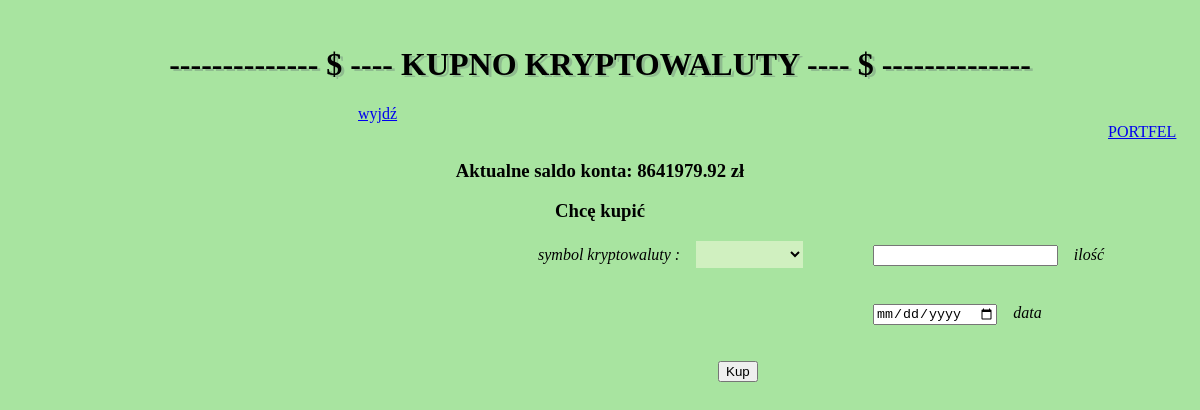
/coin_purchase, run on an earlier commit of the app's database.
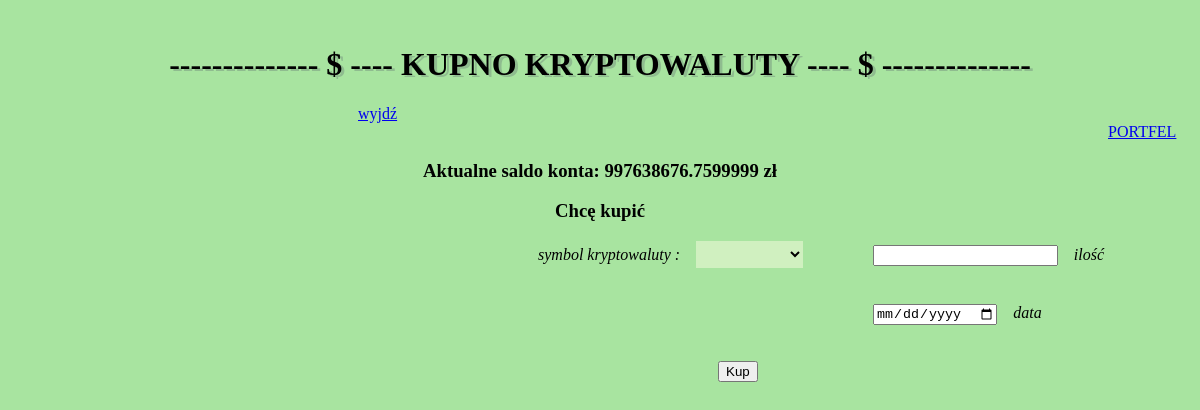
And on a later commit of the database.
### app.py (models this page shows)
class Balance(db.Model):
    id = db.Column(db.Integer, primary_key=1)
    balance = db.Column(db.Float)

### app.py (the view, shortened to what this page needs)
@app.route("/coin_purchase", methods=['GET', 'POST'])
def coin_purchase():
    wallet = []
    b = Balance.query.get(1)
    if b.balance == 0:
        flash(f"Zasil konto.")
    rf = request.form
    return render_template('coin_purchase.html', balance=b.balance, wallet=wallet, parameters=parameters)

### templates/coin_purchase.html (shortened to what this page needs)
<!DOCTYPE html>
<html lang="en">
<head>
    <link rel="stylesheet" href="{{url_for('static', filename= 'stylesheet.css')}}">
</head>
<body>
<div class=container11>
    <h1>-------------- $ ---- KUPNO KRYPTOWALUTY ---- $ --------------</h1>
</div>
<div class=container4>
    <a href = "{{url_for('operation')}}"> wyjdź </a>
</div>
<div class=container6>
    <a href="{{url_for('purse_sell')}}"> PORTFEL</a>
</div>
<form action="{{url_for('coin_purchase')}}" method="POST">
<div class=container1>
    <h3>Aktualne saldo konta: {{balance}} zł</h3>
    <h3><label>Chcę kupić</label></h3>
</div>
    <div class=container2>
        <i>symbol kryptowaluty :&nbsp;&nbsp;&nbsp;</i>
	    <select name='crypto_symbol'>
            <input name='crypto_qty' type='number'
                   style="margin-left: 70px"/>&nbsp;&nbsp;&nbsp;&nbsp;<i>ilość</i>
        </select>
    </div>
    <div>
        <br>
        <br>
        <input name='datetime' type='date'
               style="margin-left: 865px"/>&nbsp;&nbsp;&nbsp;&nbsp;<i>data</i>
    </div>
    <br>
    <br>
        <button type='submit' style="margin-left: 710px">Kup</button>
</form>
</body>
</html>

What changed in the data, as far as the page shows it:
changed Balance: balance "8641979.92" → "997638676.7599999"
